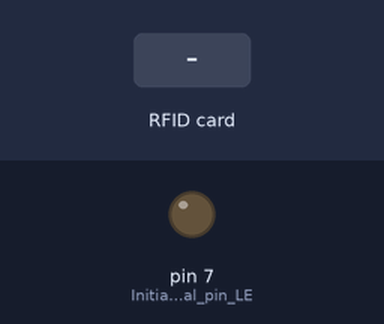
The sketch below on a simulated Arduino Uno, built with avr-gcc and run on an emulated ATmega328P. Shown: output pins drawn as LEDs (lit = HIGH). The inputs (shaded band) are chosen by the test bench. Pins used as bus, display or sensor lines are not drawn.

Above: at 1.2 s.
1.3 s: RFID card 5E 7A 19 C4 held to the reader
At 2.4 s:
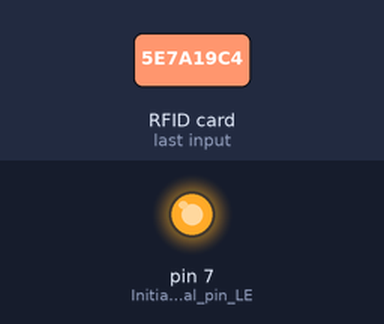
Timing chart, 0 to 4.3 s (numbered marks = the images above; inputs shaded):
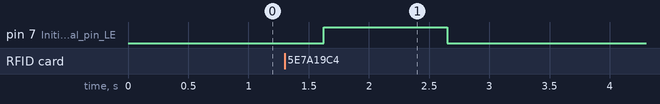

Measured:
- after the input at 1.3 s, pin 7 (Initialize_digital_pin_LE): LOW → HIGH after 0.33 s, → LOW 1.0 s later

The sketch:

rfid_detection.ino
```cpp
#include <SPI.h>
#include <MFRC522.h>

#define RST_PIN   9
#define SS_PIN    10

MFRC522 mfrc522(SS_PIN, RST_PIN);   // Create MFRC522 object

void setup() {
  Serial.begin(9600);  // Initialize serial communication
  while (!Serial);     // Wait for serial port to open
  SPI.begin();         // Initialize SPI
  mfrc522.PCD_Init();  // Initialize MFRC522 card
  pinMode(7, OUTPUT);  // Initialize digital pin LED_BUILTIN as an output.
}

// UID Check
void loop() {
  if (mfrc522.PICC_IsNewCardPresent()) {
    digitalWrite(7, HIGH);   // turn the LED on (HIGH is the voltage level)
    delay(1000);
  }
  else {
    digitalWrite(7, LOW);    // turn the LED off by making the voltage LOW
    delay(500);
  }
}
```
